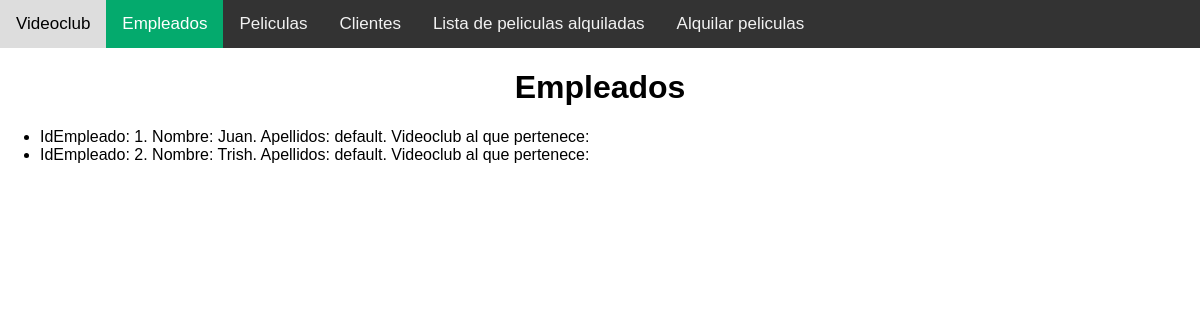
The page /videoclub/empleados on the database as committed earlier.
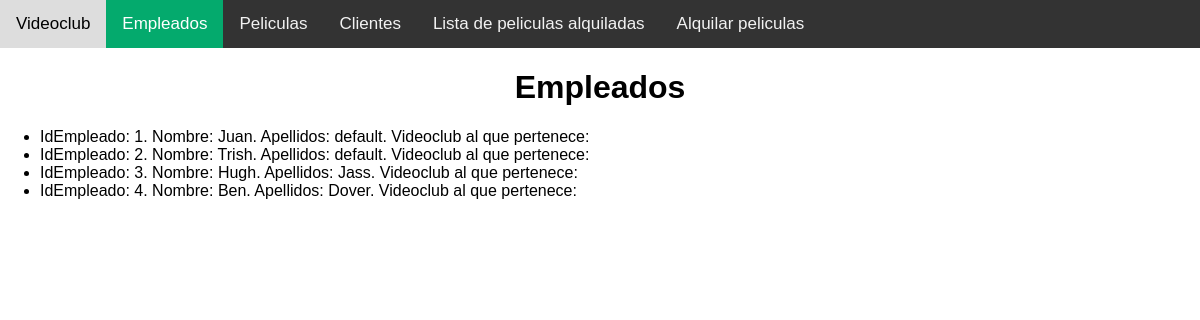
The same page on the database as committed later.
### videoclub/models.py (models this page shows, shortened)
class Empleado(models.Model):
    idEmpleado = models.AutoField(primary_key=True)
    nombre = models.CharField(max_length=30, blank=False, null=False)
    apellidos = models.CharField(max_length=60, blank=False, null=False)
    idVideoclub = models.ForeignKey(Videoclub, default=1, on_delete=models.PROTECT)

### videoclub/views.py (the view)
# urls.py: path('empleados', videoclub.views.empleado),
def empleado(request):
    empleados = Empleado.objects.all()
    dictionary = {'empleados': empleados}
    return render(request, 'videoclub/empleados.html', dictionary)

### videoclub/templates/videoclub/empleados.html (shortened to what this page needs)
<!DOCTYPE html>
<html lang="en">
<head>
</head>
<body>
<div class="topnav">
  <a href="videoclub">Videoclub</a>
  <a class="active" href="empleados">Empleados</a>
  <a href="peliculas">Peliculas</a>
  <a href="clientes">Clientes</a>
    <a href="lista_alquilados">Lista de peliculas alquiladas</a>
    <a href="alquilar_pelicula">Alquilar peliculas</a>
</div>
  <h1 style="text-align: center;">Empleados</h1>
    <ul>
        {% for empleado in empleados %}
            <li>
                IdEmpleado: {{ empleado.idEmpleado }}. Nombre: {{ empleado.nombre }}.
                Apellidos: {{ empleado.apellidos }}. Videoclub al que pertenece: {{ videoclub.idVideoclub }}
            </li>
        {% endfor %}
    </ul>
</body>
</html>

Rows that differ between the two databases and show on the page:
added Empleado: idEmpleado "3", nombre "Hugh", apellidos "Jass"
added Empleado: idEmpleado "4", nombre "Ben", apellidos "Dover"
